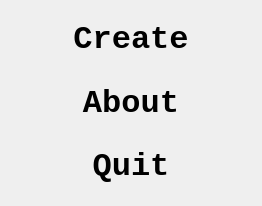
<?xml version="1.0" encoding="UTF-8"?>
<ui version="4.0">
 <class>DialogMenu</class>
 <widget class="QDialog" name="DialogMenu">
  <property name="geometry">
   <rect>
    <x>0</x>
    <y>0</y>
    <width>262</width>
    <height>206</height>
   </rect>
  </property>
  <property name="font">
   <font>
    <family>Courier New</family>
    <pointsize>12</pointsize>
    <weight>75</weight>
    <bold>true</bold>
   </font>
  </property>
  <property name="windowTitle">
   <string>Illusion Of Depth</string>
  </property>
  <property name="windowIcon">
   <iconset resource="resources.qrc">
    <normaloff>:/images/R.png</normaloff>:/images/R.png</iconset>
  </property>
  <layout class="QVBoxLayout" name="verticalLayout">
   <item>
    <widget class="QLabel" name="label_create">
     <property name="font">
      <font>
       <pointsize>24</pointsize>
      </font>
     </property>
     <property name="text">
      <string>Create</string>
     </property>
     <property name="alignment">
      <set>Qt::AlignCenter</set>
     </property>
    </widget>
   </item>
   <item>
    <widget class="QLabel" name="label_about">
     <property name="font">
      <font>
       <pointsize>24</pointsize>
      </font>
     </property>
     <property name="text">
      <string>About</string>
     </property>
     <property name="alignment">
      <set>Qt::AlignCenter</set>
     </property>
    </widget>
   </item>
   <item>
    <widget class="QLabel" name="label_quit">
     <property name="font">
      <font>
       <pointsize>24</pointsize>
      </font>
     </property>
     <property name="text">
      <string>Quit</string>
     </property>
     <property name="alignment">
      <set>Qt::AlignCenter</set>
     </property>
    </widget>
   </item>
  </layout>
 </widget>
 <resources>
  <include location="resources.qrc"/>
 </resources>
 <connections/>
</ui>
